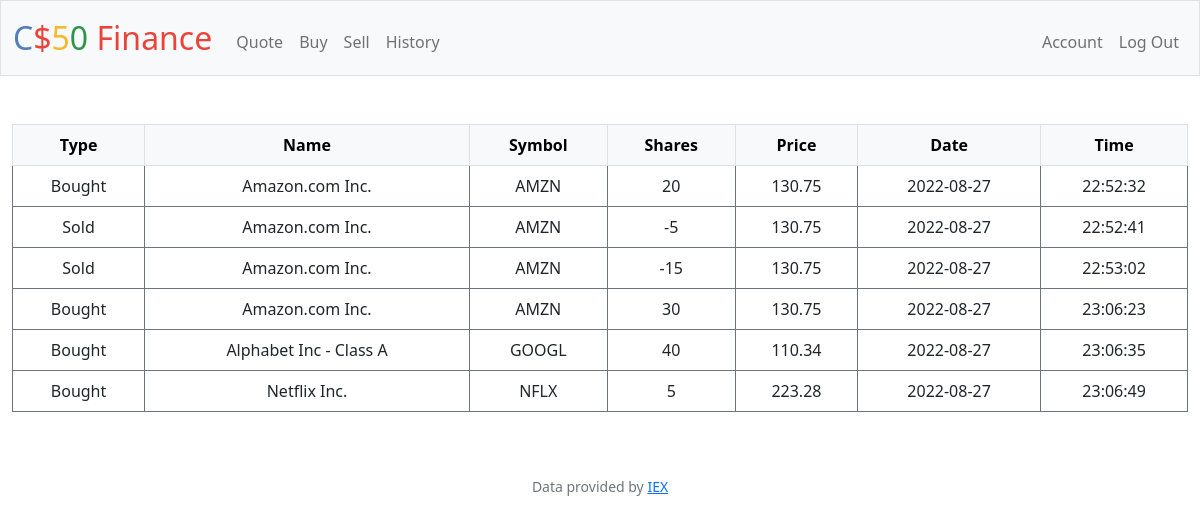
Screenshot of /history (signed in) with the database file from the repository.
### tables this page shows
CREATE TABLE history(history_id INTEGER PRIMARY KEY AUTOINCREMENT NOT NULL UNIQUE,type TEXT NOT NULL, name TEXT NOT NULL, symbol TEXT NOT NULL, shares INTEGER NOT NULL, price REAL NOT NULL, date TEXT NOT NULL, time TEXT NOT NULL, user_id INTEGER NOT NULL, FOREIGN KEY(user_id) REFERENCES users(id));

### app.py (the view)
@app.route("/history")
@login_required
def history():
    ID = session["user_id"]
    rows = db.execute("SELECT type,name, symbol,shares,price,date,time FROM history WHERE user_id = ?", ID)
    return render_template("history.html", rows=rows)

### app.py (called while the page is built)
@app.after_request
def after_request(response):
    response.headers["Cache-Control"] = "no-cache, no-store, must-revalidate"
    response.headers["Expires"] = 0
    response.headers["Pragma"] = "no-cache"
    return response

### helpers.py (called while the page is built)
def login_required(f):
    @wraps(f)
    def decorated_function(*args, **kwargs):
        if session.get("user_id") is None:
            return redirect("/login")
        return f(*args, **kwargs)
    return decorated_function

### templates/history.html (shortened to what this page needs)
{% extends "layout.html" %}
{% block main %}
        <table class="table table-bordered border-secondary table-hover">
            <thead class="table-light">
                <tr>
                    <th>Type</thls>
                    <th>Name</th>
                    <th>Symbol</th>
                    <th>Shares</th>
                    <th>Price</th>
                    <th>Date</th>
                    <th>Time</th>
                </tr>
            </thead>
            <tbody>
                {% for row in rows %}
                    <tr>
                        {% for x in row %}
                            <td>{{ row[x] }}</td>
                        {% endfor %}
                    </tr>
                {% endfor %}
            </tbody>
        </table>
{% endblock %}

### templates/layout.html (shortened to what this page needs)
<!DOCTYPE html>
<html lang="en">
    <head>
        <link href="https://cdn.jsdelivr.net/npm/bootstrap@5.2.0/dist/css/bootstrap.min.css" rel="stylesheet">
        <link href="/static/styles.css" rel="stylesheet">
    </head>
    <body>
        <nav class="bg-light border navbar navbar-expand-md navbar-light">
            <div class="container-fluid">
                <a class="navbar-brand" href="/"><span class="blue">C</span><span class="red">$</span><span class="yellow">5</span><span class="green">0</span> <span class="red">Finance</span></a>
                <div class="collapse navbar-collapse" id="navbar">
                    {% if session["user_id"] %}
                        <ul class="navbar-nav me-auto mt-2">
                            <li class="nav-item"><a class="nav-link" href="/quote">Quote</a></li>
                            <li class="nav-item"><a class="nav-link" href="/buy">Buy</a></li>
                            <li class="nav-item"><a class="nav-link" href="/sell">Sell</a></li>
                            <li class="nav-item"><a class="nav-link" href="/history">History</a></li>
                        </ul>
                        <ul class="navbar-nav ms-auto mt-2">
                            <li class="nav-item"><a class="nav-link" href="/account">Account</a></li>
                            <li class="nav-item"><a class="nav-link" href="/logout">Log Out</a></li>
                        </ul>
                    {% else %}
                        <ul class="navbar-nav ms-auto mt-2">
                            <li class="nav-item"><a class="nav-link" href="/register">Register</a></li>
                            <li class="nav-item"><a class="nav-link" href="/login">Log In</a></li>
                        </ul>
                    {% endif %}
                </div>
            </div>
        </nav>
        <main class="container-fluid py-5 text-center">
            {% block main %}{% endblock %}
        </main>
        <footer class="mb-5 small text-center text-muted">
            Data provided by <a href="https://iexcloud.io/">IEX</a>
        </footer>
    </body>
</html>

### static/styles.css (style rules this page uses)
nav .navbar-brand { font-size: xx-large; }
nav .navbar-brand .blue { color: #537fbe; }
nav .navbar-brand .red { color: #ea433b; }
nav .navbar-brand .yellow { color: #f5b82e; }
nav .navbar-brand .green { color: #2e944b; }
table { background-color: transparent; margin-bottom: 1rem; width: 100%; }
table th, table td { padding: 0.75rem; vertical-align: middle; }
::placeholder { color: #ccc; opacity: 1; }

### rows the page displays
history: type "Bought" "Amazon.com Inc." "AMZN" "20" "130.75" "2022-08-27" "22:52:32"
history: type "Sold" "Amazon.com Inc." "AMZN" "-5" "130.75" "2022-08-27" "22:52:41"
history: type "Sold" "Amazon.com Inc." "AMZN" "-15" "130.75" "2022-08-27" "22:53:02"
history: type "Bought" "Amazon.com Inc." "AMZN" "30" "130.75" "2022-08-27" "23:06:23"
history: type "Bought" "Alphabet Inc - Class A" "GOOGL" "40" "110.34" "2022-08-27" "23:06:35"
history: type "Bought" "Netflix Inc." "NFLX" "5" "223.28" "2022-08-27" "23:06:49"
